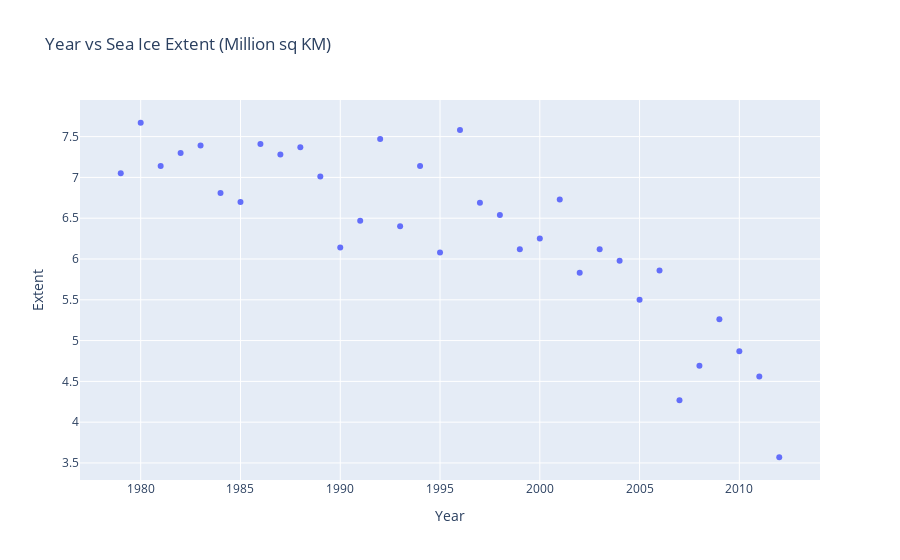

Here is the notebook cell this chart was saved with:
### Markdown cell above
We'll start by plotting the data:

### Code cell
import plotly.express as px

px.scatter(ice_df, "Year", "Extent", title="Year vs Sea Ice Extent (Million sq KM)")

### Figure 1 — Plotly figure (JSON) as saved in the notebook; plotly's stock layout.template omitted (floating-point values rounded to 4 significant figures)
{"data": [{"hovertemplate": "Year=%{x}<br>Extent=%{y}<extra></extra>", "legendgroup": "", "marker": {"color": "#636efa", "symbol": "circle"}, "mode": "markers", "name": "", "orientation": "v", "showlegend": false, "type": "scatter", "x": [1979, 1980, 1981, 1982, 1983, 1984, 1985, 1986, 1987, 1988, 1989, 1990, 1991, 1992, 1993, 1994, 1995, 1996, 1997, 1998, 1999, 2000, 2001, 2002, 2003, 2004, 2005, 2006, 2007, 2008, 2009, 2010, 2011, 2012], "xaxis": "x", "y": [7.05, 7.67, 7.14, 7.3, 7.39, 6.81, 6.7, 7.41, 7.28, 7.37, 7.01, 6.14, 6.47, 7.47, 6.4, 7.14, 6.08, 7.58, 6.69, 6.54, 6.12, 6.25, 6.73, 5.83, 6.12, 5.98, 5.5, 5.86, 4.27, 4.69, 5.26, 4.87, 4.56, 3.57], "yaxis": "y"}], "layout": {"legend": {"tracegroupgap": 0}, "title": {"text": "Year vs Sea Ice Extent (Million sq KM)"}, "xaxis": {"anchor": "y", "domain": [0, 1], "title": {"text": "Year"}}, "yaxis": {"anchor": "x", "domain": [0, 1], "title": {"text": "Extent"}}}}
